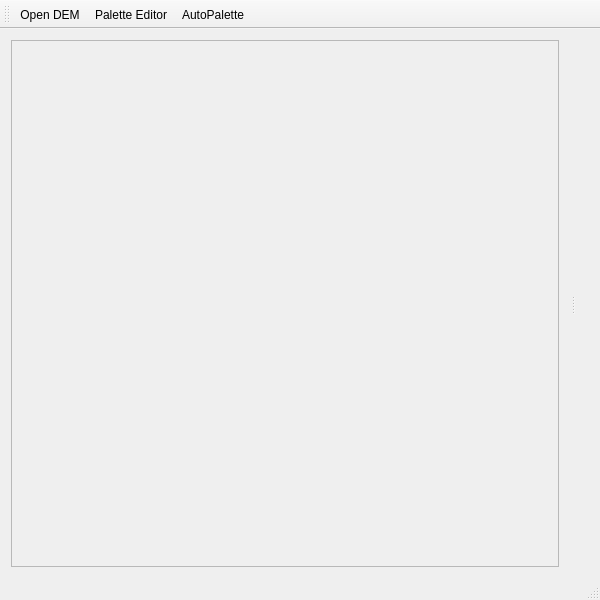
<?xml version="1.0" encoding="UTF-8"?>
<ui version="4.0">
 <class>MainWindow</class>
 <widget class="QMainWindow" name="MainWindow">
  <property name="geometry">
   <rect>
    <x>0</x>
    <y>0</y>
    <width>600</width>
    <height>600</height>
   </rect>
  </property>
  <property name="windowTitle">
   <string>HGT is a Graphical Tool</string>
  </property>
  <widget class="Viewport" name="centralWidget">
   <layout class="QHBoxLayout" name="horizontalLayout">
    <item>
     <widget class="QScrollArea" name="scrollArea">
      <property name="widgetResizable">
       <bool>true</bool>
      </property>
      <widget class="QWidget" name="scrollAreaWidgetContents">
       <property name="geometry">
        <rect>
         <x>0</x>
         <y>0</y>
         <width>541</width>
         <height>518</height>
        </rect>
       </property>
      </widget>
     </widget>
    </item>
   </layout>
  </widget>
  <widget class="QStatusBar" name="statusBar"/>
  <widget class="QToolBar" name="toolBar">
   <property name="windowTitle">
    <string>toolBar</string>
   </property>
   <attribute name="toolBarArea">
    <enum>TopToolBarArea</enum>
   </attribute>
   <attribute name="toolBarBreak">
    <bool>false</bool>
   </attribute>
   <addaction name="actionDEMOpen"/>
   <addaction name="actionPalette_Editor"/>
   <addaction name="actionAutoPalette"/>
  </widget>
  <widget class="QDockWidget" name="dockWidget">
   <property name="sizePolicy">
    <sizepolicy hsizetype="Fixed" vsizetype="Preferred">
     <horstretch>0</horstretch>
     <verstretch>0</verstretch>
    </sizepolicy>
   </property>
   <property name="features">
    <set>QDockWidget::NoDockWidgetFeatures</set>
   </property>
   <property name="allowedAreas">
    <set>Qt::NoDockWidgetArea</set>
   </property>
   <attribute name="dockWidgetArea">
    <number>2</number>
   </attribute>
   <widget class="QWidget" name="dockWidgetContents"/>
  </widget>
  <action name="actionDEMOpen">
   <property name="icon">
    <iconset>
     <normaloff>:/icons/open.png</normaloff>:/icons/open.png</iconset>
   </property>
   <property name="text">
    <string>Open DEM...</string>
   </property>
   <property name="toolTip">
    <string>Loads a Digital Elevation Model from a file</string>
   </property>
  </action>
  <action name="actionLoad_palette">
   <property name="text">
    <string>Load palette...</string>
   </property>
  </action>
  <action name="actionSave_palette">
   <property name="text">
    <string>Save palette...</string>
   </property>
  </action>
  <action name="actionEdit">
   <property name="text">
    <string>Edit...</string>
   </property>
  </action>
  <action name="actionPalette_Editor">
   <property name="icon">
    <iconset>
     <normaloff>:/icons/brush.png</normaloff>:/icons/brush.png</iconset>
   </property>
   <property name="text">
    <string>Palette Editor</string>
   </property>
  </action>
  <action name="actionAutoPalette">
   <property name="checkable">
    <bool>true</bool>
   </property>
   <property name="icon">
    <iconset>
     <normaloff>:/icons/lightbulb.png</normaloff>:/icons/lightbulb.png</iconset>
   </property>
   <property name="text">
    <string>AutoPalette</string>
   </property>
   <property name="toolTip">
    <string>Autoadjusts gradient's boundaries</string>
   </property>
  </action>
 </widget>
 <layoutdefault spacing="6" margin="11"/>
 <customwidgets>
  <customwidget>
   <class>Viewport</class>
   <extends>QWidget</extends>
   <header>viewport.h</header>
   <container>1</container>
  </customwidget>
 </customwidgets>
 <resources/>
 <connections/>
</ui>
